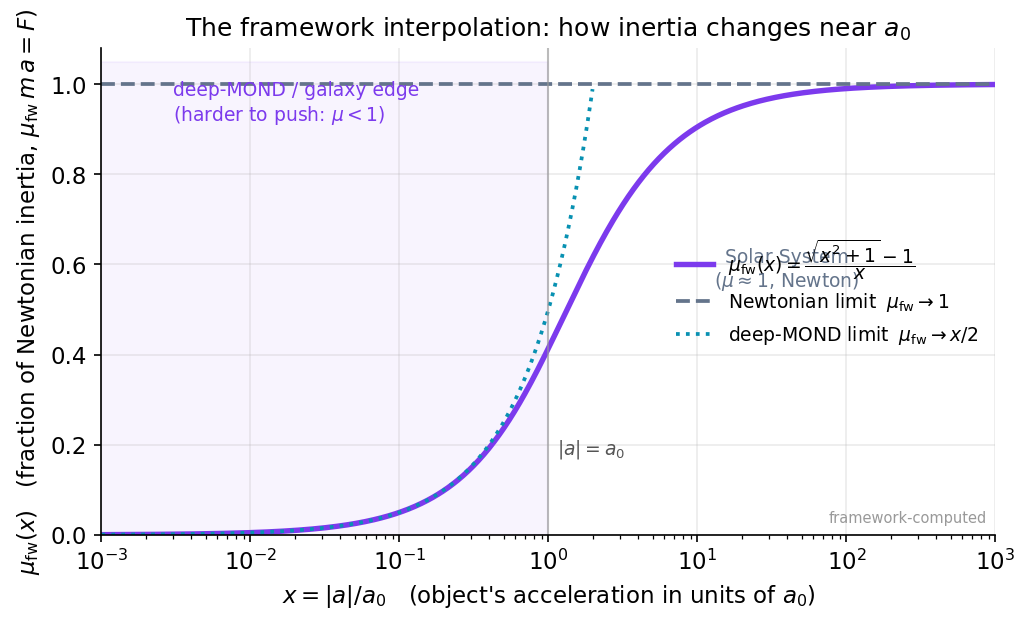

Write Python code to recreate this figure.
import numpy as np, matplotlib
matplotlib.use("Agg")
import matplotlib.pyplot as plt
plt.rcParams.update({"figure.dpi":150,"savefig.dpi":150,"font.size":11,
    "axes.grid":True,"grid.alpha":0.25,"axes.spines.top":False,"axes.spines.right":False,
    "axes.titlesize":12,"figure.facecolor":"white","axes.facecolor":"white"})
C_FW="#7c3aed"; C_NEWTON="#64748b"; C_MOND="#0891b2"; C_DATA="#dc2626"

# x = |a|/a0 over many decades
x = np.logspace(-3, 3, 700)
mu_fw = (np.sqrt(x**2 + 1.0) - 1.0)/x          # framework interpolation
mu_deep = x/2.0                                  # deep-MOND limit x<<1
mu_newt = np.ones_like(x)                         # Newtonian limit x>>1

fig, ax = plt.subplots(figsize=(7,4.3))
ax.semilogx(x, mu_fw, color=C_FW, lw=2.6,
            label=r"$\mu_{\rm fw}(x)=\dfrac{\sqrt{x^2+1}-1}{x}$")
ax.semilogx(x, mu_newt, color=C_NEWTON, lw=1.8, ls="--",
            label=r"Newtonian limit $\;\mu_{\rm fw}\to1$")
# show the deep-MOND tangent only where it is below 1 (it is the small-x asymptote)
mask = mu_deep <= 1.0
ax.semilogx(x[mask], mu_deep[mask], color=C_MOND, lw=1.8, ls=":",
            label=r"deep-MOND limit $\;\mu_{\rm fw}\to x/2$")

ax.axvline(1.0, color="#999", lw=1.0, ls="-", alpha=0.6)
ax.text(1.15, 0.18, r"$|a|=a_0$", color="#555", fontsize=9)
ax.fill_betweenx([0,1.05], 1e-3, 1.0, color=C_FW, alpha=0.05)
ax.text(3e-3, 0.92, "deep-MOND / galaxy edge\n(harder to push: $\\mu<1$)", fontsize=9, color=C_FW)
ax.text(40, 0.55, "Solar System\n($\\mu\\approx1$, Newton)", fontsize=9, color=C_NEWTON, ha="center")

ax.set_xlim(1e-3, 1e3); ax.set_ylim(0, 1.08)
ax.set_xlabel(r"$x=|a|/a_0$   (object's acceleration in units of $a_0$)")
ax.set_ylabel(r"$\mu_{\rm fw}(x)$   (fraction of Newtonian inertia, $\mu_{\rm fw}\,m\,a=F$)")
ax.set_title("The framework interpolation: how inertia changes near $a_0$")
ax.legend(frameon=False, fontsize=9, loc="center right")
ax.text(0.99,0.02,"framework-computed",transform=ax.transAxes,ha="right",va="bottom",fontsize=7,color="#999")
fig.tight_layout(); fig.savefig("ch21_mu_fw_interpolation.png", bbox_inches="tight"); print("ok")
